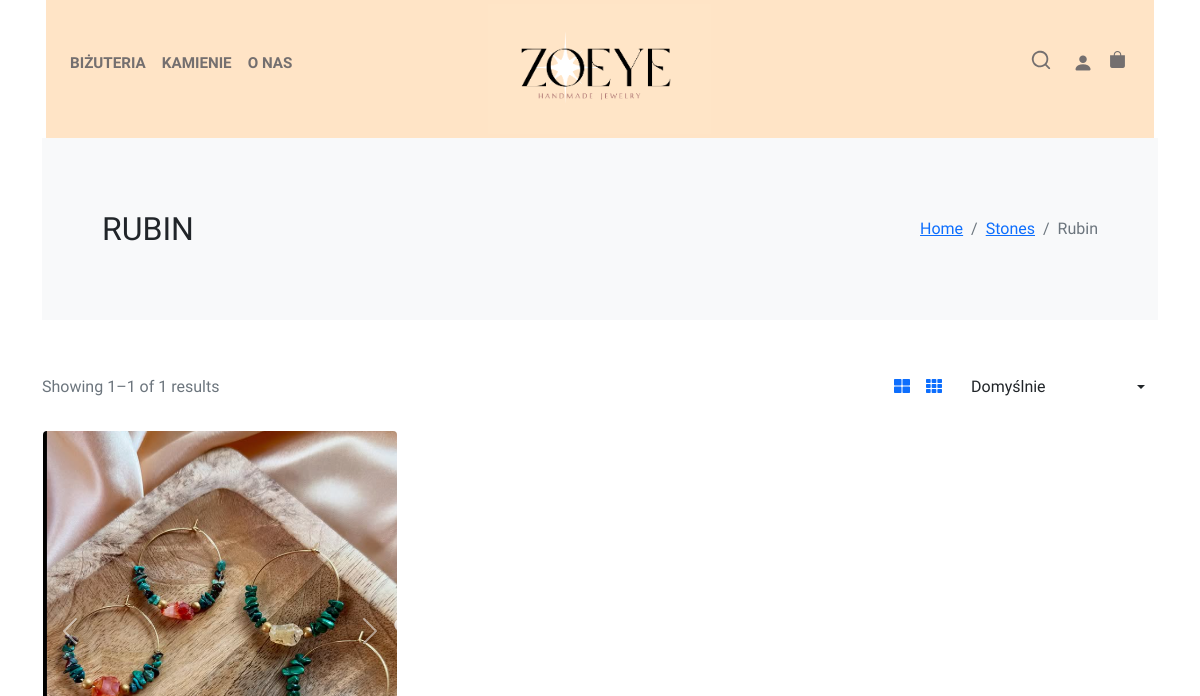
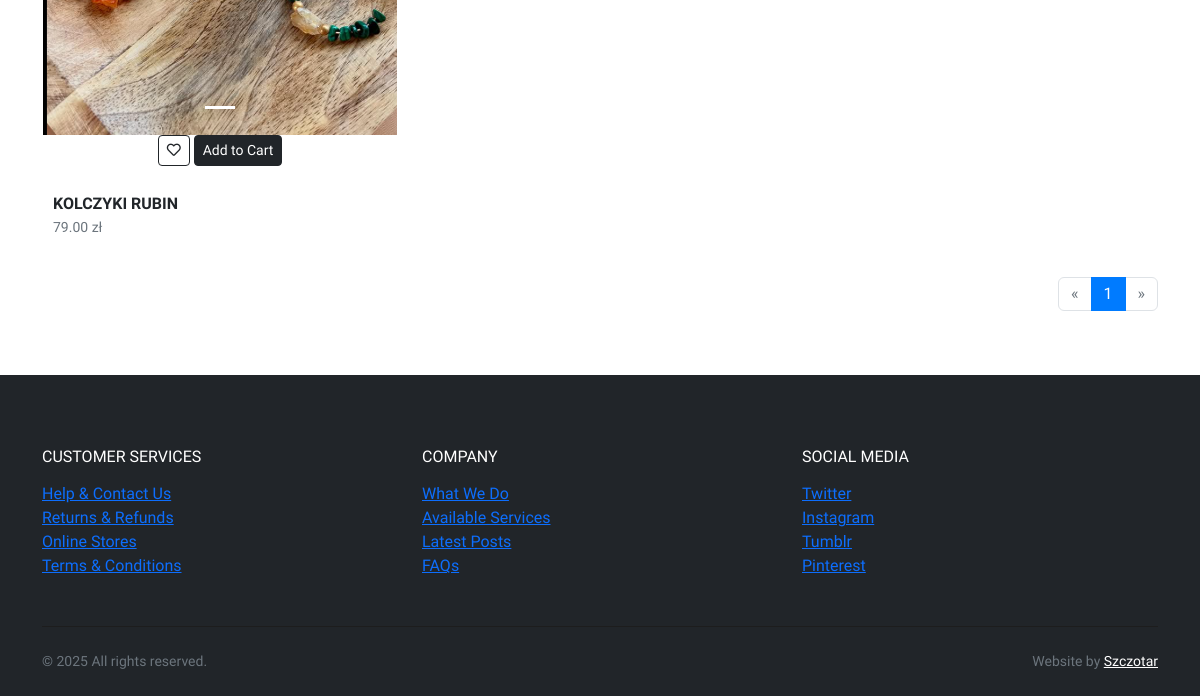
The page /stones/Rubin/ on the database as committed earlier (2 pictures, top to bottom).
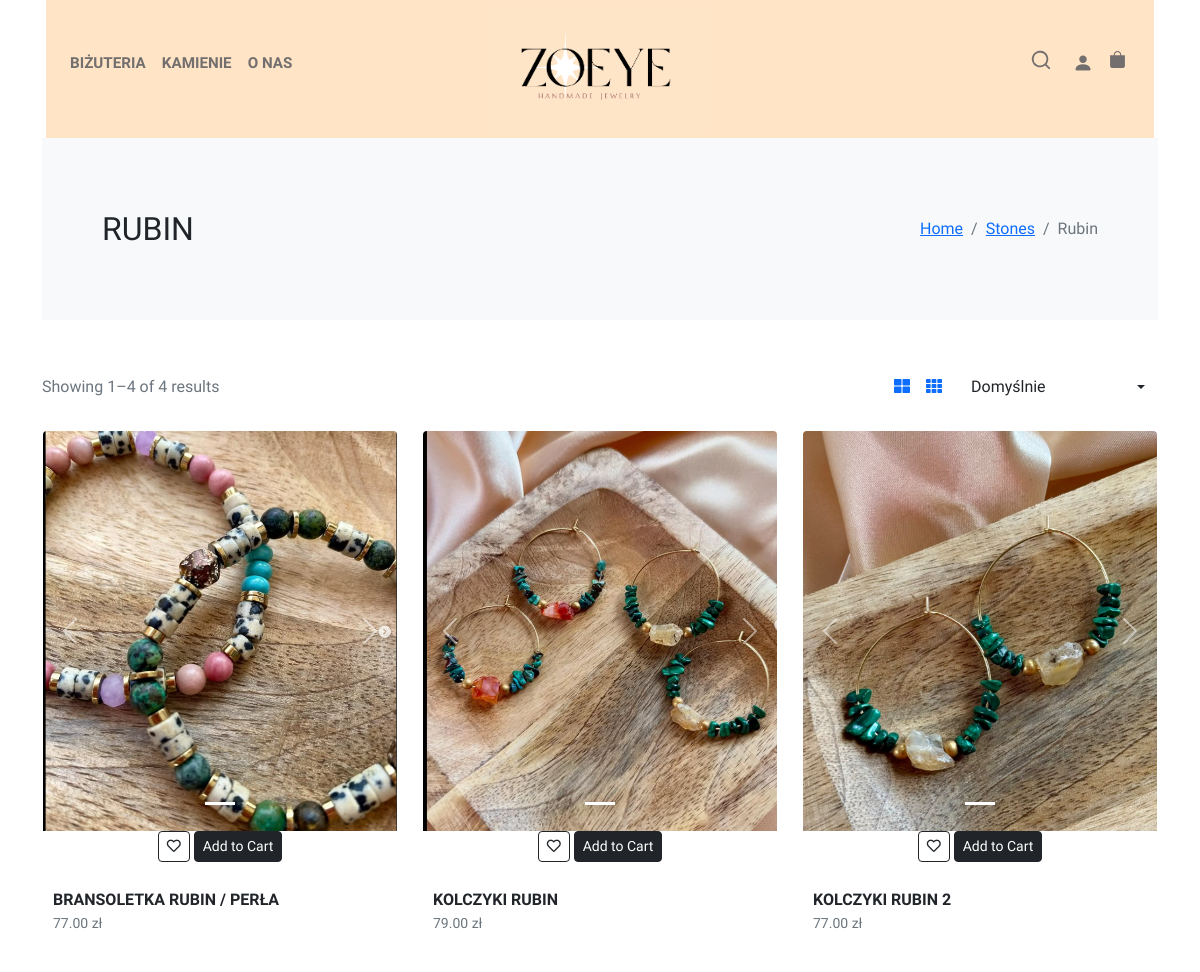
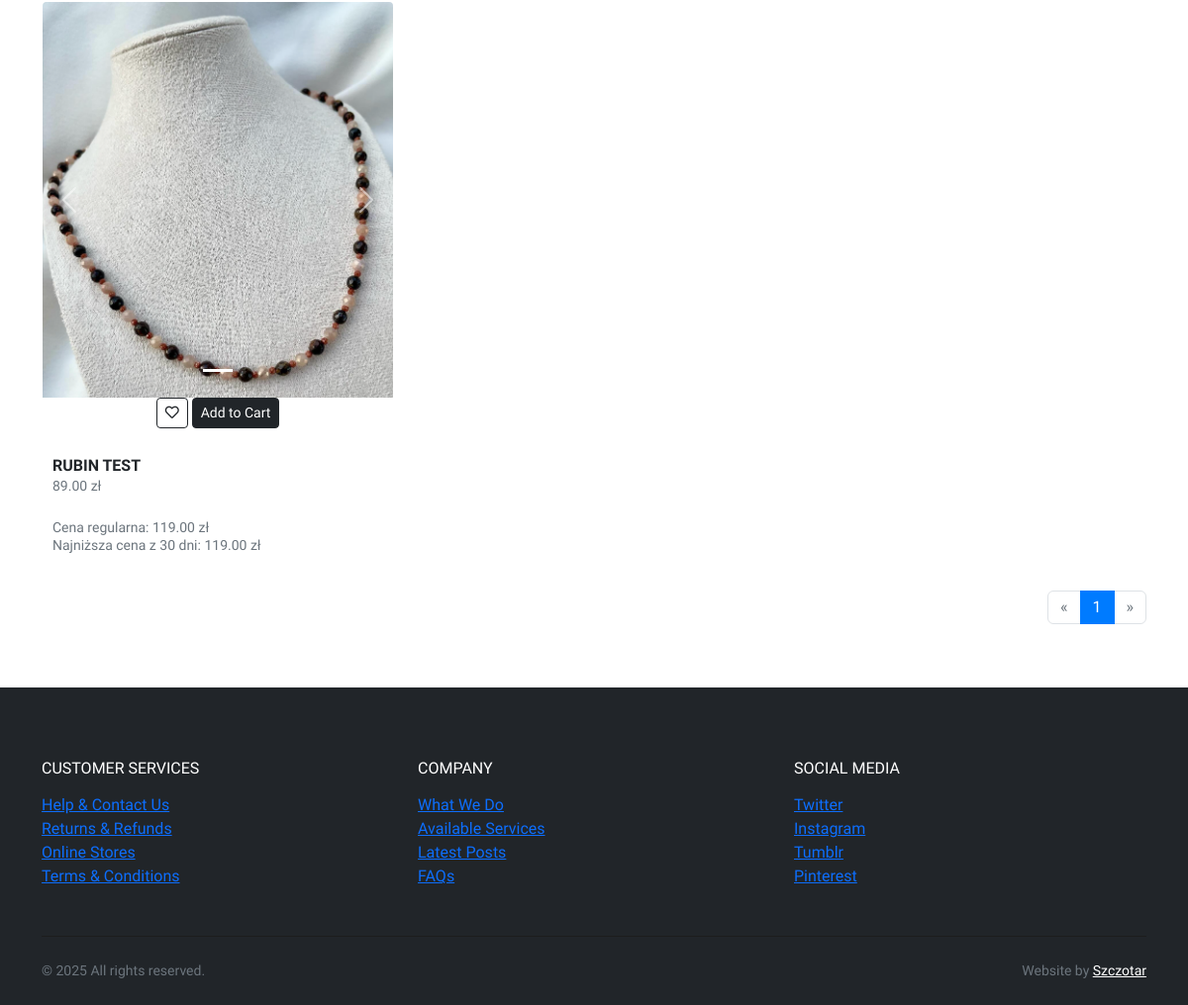
The same page on the database as committed later (2 pictures, top to bottom).
### store/models.py (models this page shows, shortened)
class Material(models.Model):
    name = models.CharField(max_length=100, unique=True)
    description = models.TextField(blank=True, null=True)

class ProductImage(models.Model):
    product = models.ForeignKey(
        Product,
        on_delete=models.CASCADE,
        related_name='images'
    )
    image = models.ImageField(upload_to='product_images/')
    alt_text = models.CharField(max_length=255, blank=True)
    order = models.PositiveIntegerField(default=0)
    class Meta:
        ordering = ['order']

class Product(models.Model):
    GENDER_CHOICES = [
        ('unisex', 'Unisex'),
        ('women', 'Kobiety'),
        ('men', 'Mężczyźni'),
    ]
    name = models.CharField(max_length=100)
    price = models.DecimalField(default=0, decimal_places=2, max_digits=6) # Cena bazowa
    category = models.ForeignKey(Category, on_delete=models.CASCADE, default=1)
    description = models.CharField(max_length=2500, default='', blank=True, null = True)
    is_sale = models.BooleanField(default=False)
    sale_price = models.DecimalField(default=0, decimal_places=2, max_digits=6)
    stock = models.PositiveIntegerField(default=0)
    gender = models.CharField(max_length=10, choices=GENDER_CHOICES, default='unisex') # Filtr płci
    materials = models.ManyToManyField(Material, blank=True) # Filtr materiałów/kamieni

### store/views.py (the view)
# urls.py: path('stones/<str:material_name>/', views.stones_detail, name='stones_detail'),
def stones_detail(request, material_name):
    material = get_object_or_404(Material, name=material_name)
    all_materials = Material.objects.all().order_by('name')
    all_products_with_material = Product.objects.filter(materials=material)
    print(f"DEBUG: Initial count for material '{material.name}': {all_products_with_material.count()}") # Debug
    price_aggregation = all_products_with_material.aggregate(
        min_price=Min('price'), # Zmieniono na 'price'
        max_price=Max('price')  # Zmieniono na 'price'
    )
    overall_min_price = price_aggregation['min_price'] if price_aggregation['min_price'] is not None else 0
    overall_max_price = price_aggregation['max_price'] if price_aggregation['max_price'] is not None else 1000
    print(f"DEBUG: Overall Price Range calculated: {overall_min_price} - {overall_max_price}") # Debug
    product_list = all_products_with_material.annotate(
        effective_price=Case(
            When(is_sale=True, then='sale_price'),
            default='price',
            output_field=DecimalField()
        )
    )
    print(f"DEBUG: Count after annotation: {product_list.count()}") # Debug
    selected_gender = request.GET.get('gender')
    selected_min_price_str = request.GET.get('min_price')
    selected_max_price_str = request.GET.get('max_price')
    selected_sale_only = request.GET.get('sale_only') == 'true'
    selected_available_only = request.GET.get('available_only') == 'true'
    try:
        selected_min_price = float(selected_min_price_str) if selected_min_price_str else overall_min_price
    except ValueError:
        selected_min_price = overall_min_price
    try:
        selected_max_price = float(selected_max_price_str) if selected_max_price_str else overall_max_price
    except ValueError:
        selected_max_price = overall_max_price
    print(f"DEBUG: Selected filters: gender={selected_gender}, min_price={selected_min_price}, max_price={selected_max_price}, sale_only={selected_sale_only}, available_only={selected_available_only}") # Debug
    try:
        if selected_gender and selected_gender != 'all':
            product_list = product_list.filter(gender=selected_gender)
            print(f"DEBUG: Count after Gender filter ('{selected_gender}'): {product_list.count()}") # Debug
        if selected_sale_only:
             product_list = product_list.filter(is_sale=True)
             print(f"DEBUG: Count after Sale Only filter: {product_list.count()}") # Debug
        if selected_available_only:
             product_list = product_list.filter(
                Q(variations__isnull=True, stock__gt=0) |
                Q(variations__isnull=False, variations__stock__gt=0)
             ).distinct()
             print(f"DEBUG: Count after Available Only filter: {product_list.count()}") # Debug
        print(f"DEBUG: Applying Price Range filter: {selected_min_price} - {selected_max_price}") # Debug
        product_list = product_list.filter(
            effective_price__gte=selected_min_price,
            effective_price__lte=selected_max_price
        )
        print(f"DEBUG: Count after Price Range filter: {product_list.count()}") # Debug
    except Exception as e:
        print(f"DEBUG: Error during filtering: {e}")
        product_list = Product.objects.none()
    print(f"DEBUG: Final count before pagination: {product_list.count()}") # Debug
    sort_by = request.GET.get('sorting', 'default')
    print(f"DEBUG: Sorting requested: {sort_by}")
    try:
        if sort_by == 'low-high':
            product_list = product_list.order_by('effective_price', 'pk')
            print("DEBUG: Sorted by effective_price low-high.")
        elif sort_by == 'high-low':
            product_list = product_list.order_by('-effective_price', 'pk')
            print("DEBUG: Sorted by effective_price high-low.")
        elif sort_by == 'popularity':
             product_list = product_list.order_by('name', 'pk')
             print("DEBUG: Popularity sort selected, falling back to default (name, pk).")
        else: # 'default'
             product_list = product_list.order_by('name', 'pk')
             print("DEBUG: Sorted by default (name, pk).")
    except Exception as e:
        print(f"DEBUG: Error during sorting, applying default sort (name, pk). Error: {e}")
        product_list = product_list.order_by('name', 'pk')
    products_per_page = 9
    paginator = Paginator(product_list, products_per_page)
    page_number = request.GET.get('page')
    try:
        products_page = paginator.get_page(page_number)
        print(f"DEBUG: Total items for pagination: {paginator.count}")
        print(f"DEBUG: Total pages: {paginator.num_pages}")
        print(f"DEBUG: Products on current page ({products_page.number}): {len(products_page.object_list) if hasattr(products_page, 'object_list') else 'N/A'}")
    except PageNotInteger:
        products_page = paginator.get_page(1)
        print("DEBUG: Invalid page number, getting page 1.")
    except EmptyPage:
        products_page = paginator.get_page(paginator.num_pages)
        print("DEBUG: Empty page requested, getting last page.")
    except Exception as e:
         print(f"DEBUG: Unexpected error during pagination: {e}")
         from django.core.paginator import Page
         products_page = Page([], 1, paginator)
         print("DEBUG: Unexpected pagination error, providing empty page.")
    context = {
        'material': material,
        'products_page': products_page,
        'current_sorting': sort_by,
        'request': request,
        'all_materials': all_materials,
        'selected_gender': selected_gender,
        'selected_min_price': selected_min_price_str,
        'selected_max_price': selected_max_price_str,
        'selected_materials': [], # Na tej stronie nie filtrujemy po wielu materiałach z sidebar
        'selected_sale_only': selected_sale_only,
        'selected_available_only': selected_available_only,
        'overall_min_price': float(overall_min_price),
        'overall_max_price': float(overall_max_price),
    }
    print(f"DEBUG: Context keys: {context.keys()}")
    print(f"--- End stones_detail view ---")
    return render(request, 'stones.html', context)

### store/templates/stones.html (shortened to what this page needs)
{% extends 'base.html' %}
{% load static %}
{% load custom_filters %}
{% block content %}
<div class="container">
  <section class="py-5 bg-light">
    <div class="container">
      <div class="row px-4 px-lg-5 py-lg-4 align-items-center">
        <div class="col-lg-6">
          <h1 class="h2 text-uppercase mb-0">{{material.name}}</h1>
        </div>
        <div class="col-lg-6 text-lg-right">
          <nav aria-label="breadcrumb">
            <ol class="breadcrumb justify-content-lg-end mb-0 px-0">
              <li class="breadcrumb-item"><a href="{% url 'home' %}">Home</a></li>
              <li class="breadcrumb-item"><a href="#">Stones</a></li>
              <li class="breadcrumb-item active" aria-current="page">{{material.name}}</li>
            </ol>
          </nav>
        </div>
      </div>
    </div>
  </section>
  <section class="py-5">
    <div class="container p-0">
      <div class="row">
        <div class="col-12 order-1 mb-5 mb-lg-0">
          <div class="row mb-4 align-items-center">
            <div class="col-lg-6 mb-2 mb-lg-0">
              <p class="text-small text-muted mb-0">Showing {{ products_page.start_index }}–{{ products_page.end_index }} of {{ products_page.paginator.count }} results</p>
            </div>
            <div class="col-lg-6">
              <ul class="list-inline d-flex align-items-center justify-content-lg-end mb-0">
                <li class="list-inline-item text-muted mr-3"><a class="reset-anchor p-0" href="#"><i class="fas fa-th-large"></i></a></li>
                <li class="list-inline-item text-muted mr-3"><a class="reset-anchor p-0" href="#"><i class="fas fa-th"></i></a></li>
                <li class="list-inline-item">
                  <form method="get" action="{% url 'stones_detail' material.name %}" id="sortingForm">
                  </form>
                </li>
              </ul>
            </div>
          </div>
          <div class="row">
            {% if products_page %}
              {% for product in products_page %}
                <div class="col-lg-4  col-sm-6 mb-4">
                  <div class="product text-center">
                    <div class="mb-3 position-relative">
                      <a class="d-block" href="{% url 'product' product.id  %}">
                        {% if product.images.all %}
                          <div id="productCardCarousel{{ product.id }}" class="carousel slide card-product-carousel" data-bs-interval="5000">
                            <div class="carousel-indicators">
                              {% for image_obj in product.images.all %}
                                <button type="button" data-bs-target="#productCardCarousel{{ product.id }}" data-bs-slide-to="{{ forloop.counter0 }}" class="{% if forloop.first %}active{% endif %}" aria-current="{% if forloop.first %}true{% else %}false{% endif %}" aria-label="Slide {{ forloop.counter }}"></button>
                              {% endfor %}
                            </div>
                            <div class="carousel-inner">
                              {% for image_obj in product.images.all %}
                                <div class="carousel-item {% if forloop.first %}active{% endif %}">
                                  <img src="{{ image_obj.image.url }}" class="d-block w-100 carousel-img" alt="{{ image_obj.alt_text|default:product.name }}">
                                </div>
                              {% endfor %}
                            </div>
                            <button class="carousel-control-prev" type="button" data-bs-target="#productCardCarousel{{ product.id }}" data-bs-slide="prev">
                              <span class="carousel-control-prev-icon" aria-hidden="true"></span>
                            </button>
                            <button class="carousel-control-next" type="button" data-bs-target="#productCardCarousel{{ product.id }}" data-bs-slide="next">
                              <span class="carousel-control-next-icon" aria-hidden="true"></span>
                            </button>
                          </div>
                        {% else %}
                          <img src="{% static 'img/kolczyki.png' %}" class="img-fluid w-100 card-fallback-img" alt="Brak zdjęcia dla produktu">
                        {% endif %}
                      </a>
                       <div class="product-overlay">
                           <ul class="mb-0 list-inline">
                               <li class="list-inline-item m-0 p-0"><a class="btn btn-sm btn-outline-dark" href="#"><i class="far fa-heart"></i></a></li>
                               <li class="list-inline-item m-0 p-0">
                                   <form action="{% url 'cart_add' %}" method="post">
                                       <button type="submit" class="btn btn-sm btn-dark">Add to Cart</button>
                                   </form>
                               </li>
                           </ul>
                       </div>
                    </div>
                    <div class="product-info">
                       <a href="{% url 'product' product.id %}" style="text-decoration: none; color: inherit;">
                            <h6 class="product-name">{{ product.name }}</h6>
                        </a>
                       {% if product.is_sale %}
                           <p class="small text-muted product-sale-price"> {{ product.sale_price }} zł</p>
                           <br>
                            <p class="small text-muted product-sale-price">Cena regularna: {{ product.price }} zł</p>
                           <p class="small text-muted product-sale-price">Najniższa cena z 30 dni: {{ product.price }} zł</p>
                       {% else %}
                           <p class="small text-muted product-price">{{ product.price }} zł</p>
                       {% endif %}
                    </div>
                  </div>
                </div>
              {% endfor %}
            {% else %}
              <div class="col-12">
                  <p>Brak produktów spełniających kryteria.</p>
              </div>
            {% endif %}
          </div>
          <nav aria-label="Page navigation example">
            <ul class="pagination justify-content-center justify-content-lg-end">
              <li class="page-item {% if not products_page.has_previous %}disabled{% endif %}">
                  <a class="page-link" href="{% if products_page.has_previous %}?page={{ products_page.previous_page_number }}&sorting={{ current_sorting }}{% for key, value in request.GET.items %} {% if key != 'page' and key != 'sorting' %}&{{ key }}={{ value }}{% endif %}{% endfor %}{% else %}#{% endif %}" aria-label="Previous">
                      <span aria-hidden="true">«</span>
                  </a>
              </li>
              {% for num in products_page.paginator.page_range %}
                  {% if products_page.number|add:"-2" <= num and num <= products_page.number|add:"2" or num == 1 or num == products_page.paginator.num_pages %}
                       {% if num == products_page.number %}
                          <li class="page-item active" aria-current="page"><a class="page-link" href="#">{{ num }}</a></li>
                       {% endif %}
                  {% elif products_page.number|add:"-3" == num or products_page.number|add:"3" == num %}
                     <li class="page-item disabled"><span class="page-link">...</span></li>
                  {% endif %}
              {% endfor %}
              <li class="page-item {% if not products_page.has_next %}disabled{% endif %}">
                   <a class="page-link" href="{% if products_page.has_next %}?page={{ products_page.next_page_number }}&sorting={{ current_sorting }}{% for key, value in request.GET.items %} {% if key != 'page' and key != 'sorting' %}&{{ key }}={{ value }}{% endif %}{% endfor %}{% else %}#{% endif %}" aria-label="Next">
                      <span aria-hidden="true">»</span>
                  </a>
              </li>
            </ul>
          </nav>
        </div>
      </div>
    </div>
  </section>
</div>
{% endblock content %}

Rows that differ between the two databases and show on the page:
added Product: name "BRANSOLETKA RUBIN / PERŁA", price "77.00"
added ProductImage: image (picture)
added Product: name "KOLCZYKI RUBIN 2", price "77.00"
added ProductImage: image (picture)
added Product: name "RUBIN TEST", sale_price "89.00", price "119.00"
added ProductImage: image (picture)
Other text that changed with them:
{{ products_page.end_index }}: "1" → "4"
{{ products_page.paginator.count }}: "1" → "4"
